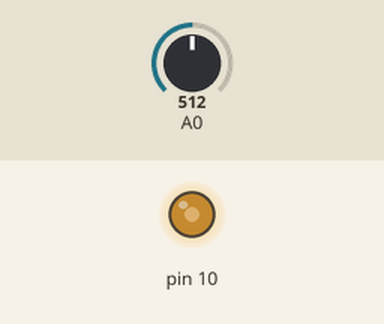
Bench run of a sketch on a simulated Arduino Uno, built with avr-gcc and run on an emulated ATmega328P. Shown: output pins drawn as LEDs (lit = HIGH). The inputs (shaded band) are chosen by the test bench; at power-on: A0 = 512. What the sketch prints to the serial monitor is not drawn.

Above: at 0.1 s.
Timing chart, 0 to 1.6 s (numbered marks = the images above):
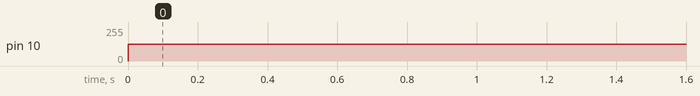

The sketch:

Filter.ino
```cpp
int count=0;

void setup() {
  Serial.begin(9600);
  pinMode(10, OUTPUT);
  pinMode(A0, INPUT);
}

void loop() {
  if (count==0) {

  }
  float v=2.46;
  analogWrite(10, v*255.0/4.95);
  float voltage = analogRead(A0)*4.95/1023.0;
  Serial.println(voltage);
  delay(300);
}
```

Measured:
- by itself, pin 10: 0/255 → 126/255 at 0.00 s
